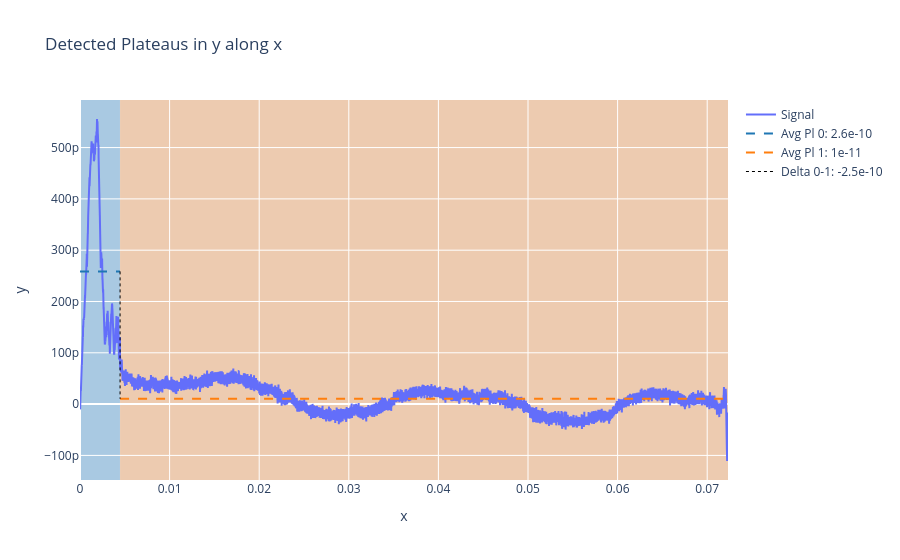

Notebook cell for this chart:
### Markdown cell above
## run plateau analysis

### Code cell
# Find plateaus after the contact point and do a double savitszky-golay smoothing
defl_savitz = savitz_defl[index_first_positive:]
displacement = ret_corrected_displacement[index_first_positive:]

# Usage with real data
params = {## time
    'sav_window_length': 50,
    'sav_polyorder': 11,

    'pl_threshold_old': 0.3e-6,
    'pl_threshold': 0.4e-2 ,
    'pl_min_width_um': 0.002,
    'last_num_plateaus': 7,  # Number of plateaus to ignore at the end
}



rel_time = np.arange(len(displacement)) * relative_dt_ret  # Assuming a constant time step

# For relative time, you modified find plateaus to get the relative SR of Retract, which is the 2nd index
plateaus, df_plat = find_plateaus(displacement, defl_savitz, params, dt= relative_dt_ret)

### Figure 1 — Plotly figure (JSON) as saved in the notebook; plotly's stock layout.template omitted (floating-point values rounded to 4 significant figures; data arrays with more than 128 entries replaced by an {"elided": "..."} marker saying what was removed)
{"data": [{"mode": "lines", "name": "Signal", "type": "scatter", "x": {"elided": "36162 float values"}, "y": {"elided": "36162 float values"}}, {"line": {"color": "rgba(31,119,180,1.0)", "dash": "dash", "width": 2}, "mode": "lines", "name": "Avg Pl 0: 2.6e-10", "type": "scatter", "x": [0, 0.004458], "y": [2.587e-10, 2.587e-10]}, {"line": {"color": "rgba(255,127,14,1.0)", "dash": "dash", "width": 2}, "mode": "lines", "name": "Avg Pl 1: 1e-11", "type": "scatter", "x": [0.004472, 0.07232], "y": [1.035e-11, 1.035e-11]}, {"line": {"color": "black", "dash": "dot", "width": 1}, "mode": "lines", "name": "Delta 0-1: -2.5e-10", "type": "scatter", "x": [0.004472, 0.004472], "y": [2.587e-10, 1.035e-11]}], "layout": {"shapes": [{"fillcolor": "rgba(31,119,180,0.3)", "layer": "below", "line": {"width": 0}, "type": "rect", "x0": 0, "x1": 0.004458, "xref": "x", "y0": 0, "y1": 1, "yref": "paper"}, {"fillcolor": "rgba(255,127,14,0.3)", "layer": "below", "line": {"width": 0}, "type": "rect", "x0": 0.004472, "x1": 0.07232, "xref": "x", "y0": 0, "y1": 1, "yref": "paper"}], "showlegend": true, "title": {"text": "Detected Plateaus in y along x"}, "xaxis": {"title": {"text": "x"}}, "yaxis": {"title": {"text": "y"}}}}
